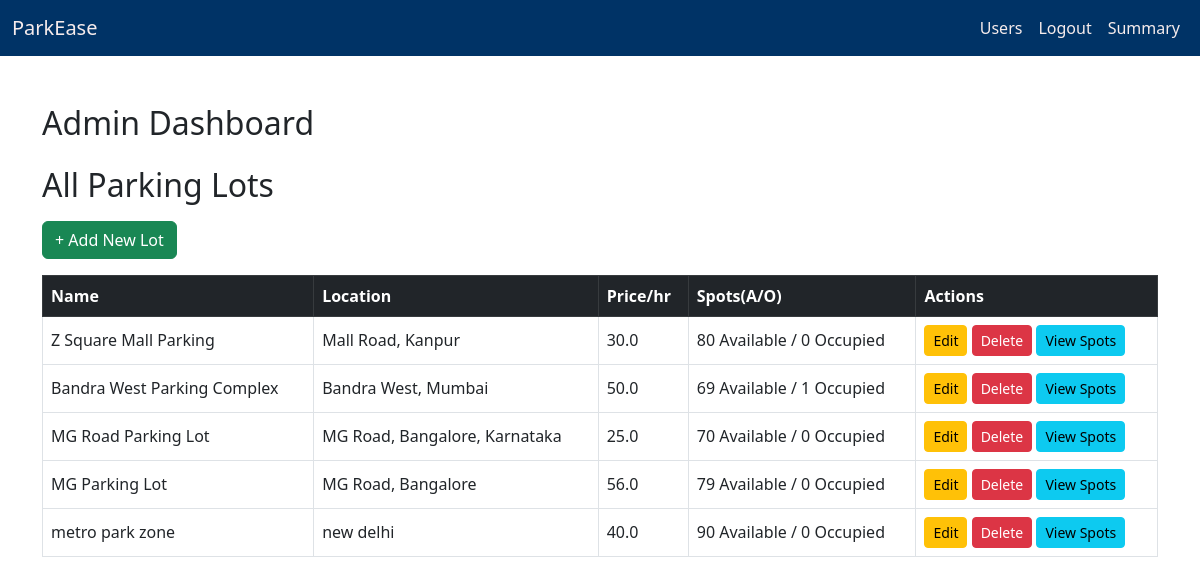
Page /admin_dashboard on the committed database.
### database.py (models this page shows)
class ParkingLot(db.Model):
    __tablename__ = 'parking_lots'
    id = db.Column(db.Integer, primary_key=True)
    name = db.Column(db.String(100), nullable=False)
    location = db.Column(db.String(100), nullable=False)
    price = db.Column(db.Float, nullable=False)
    total_spots=db.Column(db.Integer)
    available_spots = db.Column(db.Integer, default=0)

### main.py (the view)
@app.route('/admin_dashboard')
def admin_dashboard():
    return render_template('admin_dashboard.html',
                           parking_lots=ParkingLot.query.all(),
                           users=User.query.filter_by(is_admin=False).all())

### templates/admin_dashboard.html (shortened to what this page needs)
{% extends "base.html" %}
{% block navbar_links %}
<li class="nav-item">
    <a class="nav-link" href="/admin_users">Users</a>
  </li>
 <li class="nav-item">
    <a class="nav-link" href="/logout">Logout</a>
  </li>
  <li class="nav-item">
  <a class="nav-link" href="/admin/dashboard/summary">Summary</a>
</li>
{% endblock %}
{% block content %}
<div class="container mt-5">
    <h2 class="mb-4">Admin Dashboard</h2>
    <h2 class="mb-3">All Parking Lots</h2>
    <a href="/admin/add_lot" class="btn btn-success mb-3">+ Add New Lot</a>
    <div class="table-responsive">
        <table class="table table-bordered table-hover align-middle">
            <thead class="table-dark">
                <tr>
                    <th>Name</th>
                    <th>Location</th>
                    <th>Price/hr</th>
                    <th>Spots(A/O)</th>
                    <th>Actions</th>
                </tr>
            </thead>
            <tbody>
            {% for lot in parking_lots %}
            <tr>
                <td>{{ lot.name }}</td>
                <td>{{ lot.location }}</td>
                <td>{{ lot.price }}</td>
                <td>
                    {{ lot.spots | selectattr("status", "equalto", "A") | list | length }} Available /
                    {{ lot.spots | selectattr("status", "equalto", "O") | list | length }} Occupied
                </td>
                <td>
                    <a href="/edit_lot/{{ lot.id }}" class="btn btn-warning btn-sm">Edit</a>
                    <a href="/delete_lot/{{ lot.id }}" class="btn btn-danger btn-sm" onclick="return confirm('Are you sure you want to delete this lot?');">Delete</a>
                 <a href="/view_spots/{{ lot.id }}" class="btn btn-info btn-sm">View Spots</a>
                </td>
            </tr>
            {% endfor %}
            </tbody>
        </table>
    </div>
{% endblock %}

### templates/base.html (shortened to what this page needs)
<!DOCTYPE html>
<html lang="en">
<head>
    <link rel="stylesheet" href="https://cdn.jsdelivr.net/npm/bootstrap@5.3.0/dist/css/bootstrap.min.css">
</head>
<body>
    <nav class="navbar navbar-expand-lg navbar-custom">
  <div class="container-fluid">
    <a class="navbar-brand" href="/">ParkEase</a>
    <div class="collapse navbar-collapse" id="navbarNav">
      <ul class="navbar-nav ms-auto">
        {% block navbar_links %}{% endblock %}
      </ul>
    </div>
  </div>
</nav>
    {% block content %}{% endblock %}
</body>
</html>

### templates/base.html (style rules this page uses)
.navbar-custom { background-color: #003366; }
.navbar-custom .navbar-brand, .navbar-custom .nav-link { color: #f6ecec; }

### rows in the picture
ParkingLot: name "Z Square Mall Parking", location "Mall Road, Kanpur", price "30.0", spots|selectattr "80", spots|selectattr "0"
ParkingLot: name "Bandra West Parking Complex", location "Bandra West, Mumbai", price "50.0", spots|selectattr "69", spots|selectattr "1"
ParkingLot: name "MG Road Parking Lot", location "MG Road, Bangalore, Karnataka", price "25.0", spots|selectattr "70", spots|selectattr "0"
ParkingLot: name "MG Parking Lot", location "MG Road, Bangalore", price "56.0", spots|selectattr "79", spots|selectattr "0"
ParkingLot: name "metro park zone", location "new delhi", price "40.0", spots|selectattr "90", spots|selectattr "0"
